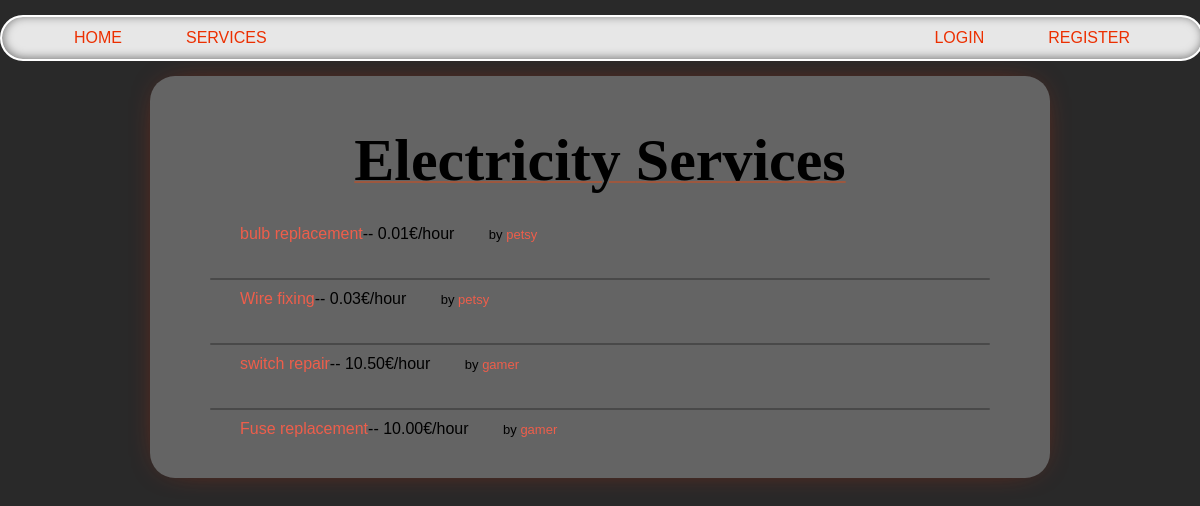
/services/Electricity/, run on the app's committed database.
### services/models.py (models this page shows, shortened)
class Service(models.Model):
    company = models.ForeignKey(Company, on_delete=models.CASCADE)
    name = models.CharField(max_length=40)
    description = models.TextField()
    price_hour = models.DecimalField(decimal_places=2, max_digits=100)
    rating = models.IntegerField(validators=[MinValueValidator(
        0), MaxValueValidator(5)], default=0)
    choices = (
        ('Air Conditioner', 'Air Conditioner'),
        ('Carpentry', 'Carpentry'),
        ('Electricity', 'Electricity'),
        ('Gardening', 'Gardening'),
        ('Home Machines', 'Home Machines'),
        ('House Keeping', 'House Keeping'),
        ('Interior Design', 'Interior Design'),
        ('Locks', 'Locks'),
        ('Painting', 'Painting'),
        ('Plumbing', 'Plumbing'),
        ('Water Heaters', 'Water Heaters'),
    )
    field = models.CharField(max_length=30, blank=False,
                             null=False, choices=choices)
    date = models.DateTimeField(auto_now=True, null=False)

### users/models.py (models this page shows, shortened)
class Company(models.Model):
    user = models.OneToOneField(
        User, on_delete=models.CASCADE, primary_key=True)
    field = models.CharField(max_length=70, choices=(('Air Conditioner', 'Air Conditioner'),
                                                     ('All in One', 'All in One'),
                                                     ('Carpentry', 'Carpentry'),
                                                     ('Electricity',
                                                      'Electricity'),
                                                     ('Gardening', 'Gardening'),
                                                     ('Home Machines',
                                                      'Home Machines'),
                                                     ('House Keeping',
                                                      'House Keeping'),
                                                     ('Interior Design',
                                                      'Interior Design'),
                                                     ('Locks', 'Locks'),
                                                     ('Painting', 'Painting'),
                                                     ('Plumbing', 'Plumbing'),
                                                     ('Water Heaters', 'Water Heaters')), blank=False, null=False)
    rating = models.IntegerField(
        validators=[MaxValueValidator(5), MinValueValidator(0)], default=0)

class User(AbstractUser):
    is_company = models.BooleanField(default=False)
    is_customer = models.BooleanField(default=False)
    email = models.CharField(max_length=100, unique=True)

### services/views.py (the view)
# urls.py: path('<slug:field>/', v.service_field, name='services_field'),
def service_field(request, field):
    field = field.replace('-', ' ').title()
    services = Service.objects.filter(
        field=field)
    return render(request, 'services/field.html', {'services': services, 'field': field})

### services/templates/services/field.html (shortened to what this page needs)
{% extends 'main/base.html' %}
{% block content %}
    {% if services.all|length != 0 %}
        <p class="title">{{field}} Services</p>
        <ul class='services_list'>
            {% for service in services.all %}
                <div style="display: ruby;">
                    <div class='service_list_info'>
                        <li><a href="/services/{{service.id}}">{{ service.name }}</a>-- {{ service.price_hour }}€/hour</li>
                    </div>
                    <p style="display:block; margin: 0; float: right;font-size: small; margin-right: 30px;">by <a href="#">{{service.company.user}}</a></p>
                </div>
                {% if forloop.counter != services.all|length %}
                    <div class="line"></div>
                {% endif %}
            {% endfor %}
        </ul>
    {% else %}
        <h2>Sorry. No {{field}} services available</h2>
    {% endif %}
{% endblock %}

### main/static/css/style.css (style rules this page uses)
body { background: #292929; font-family: 'Lexend Exa', sans-serif; padding: 0; margin: 0; }
a { color: #ee5e4b; text-decoration: none; }
.content p { text-align: center; margin: 30px 0px; white-space: pre-line; }
.title { text-align: center; font-family: 'Times New Roman', Times, serif; font-size: 60px; font-weight: bold; text-decoration: 2px underline; text-decoration-color: rgba(255, 68, 0, 0.37); }
.services_list { padding: 0; margin-bottom: 20px; }
.service_list_info { padding: 0 30px; }
.service_list_info li { list-style-type: none; }
.line { width: 100%; margin: 0 auto; height: 2px; background-color: #00000044; border-radius: 20px; margin-bottom: 10px; margin-top: 35px; }

### data on the page
Service: name "bulb replacement", price_hour "0.01", company.user "petsy"
Service: name "Wire fixing", price_hour "0.03", company.user "petsy"
Service: name "switch repair", price_hour "10.50", company.user "gamer"
Service: name "Fuse replacement", price_hour "10.00", company.user "gamer"

### other printed values
{{ field }} "Electricity"
